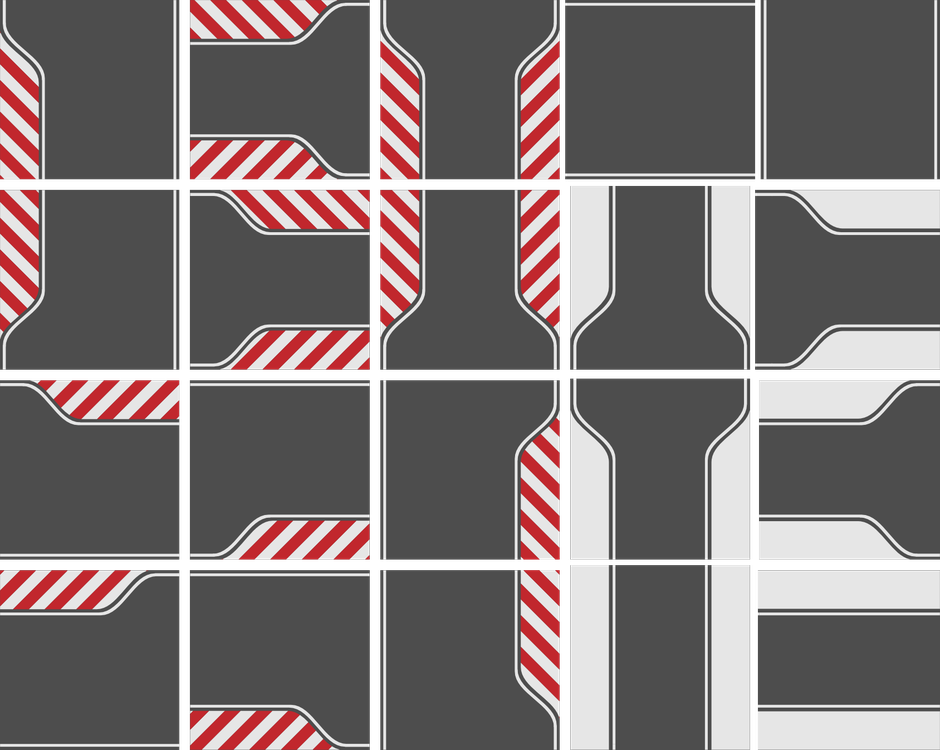
#> input picture ressources/roads.png, 940 x 750 px, shrunk from 1688 x 1347 before the run
$ python imgbinaryalpha.py ../ressources/roads.png
#> lines starting #> are read from the running program, lines starting #| are printed output that depends on the picture; after the words box and inside, x2 and y2 are one past the last pixel; in counts of white or black regions, pixels touching at a corner belong together
#!/usr/bin/env python2
from PIL import Image
import sys

for imgpath in sys.argv[1:]:  # prend le 1er arguments comme fichier
	img = Image.open(imgpath) #charge l'image
#> img is the input picture: PIL image 940x750 RGBA; mean R, G, B, A 107.9, 99.2, 99.5, 235.2
	img.load()
	alpha = img.split()[-1] # selectionne le canal alpha (transparance)
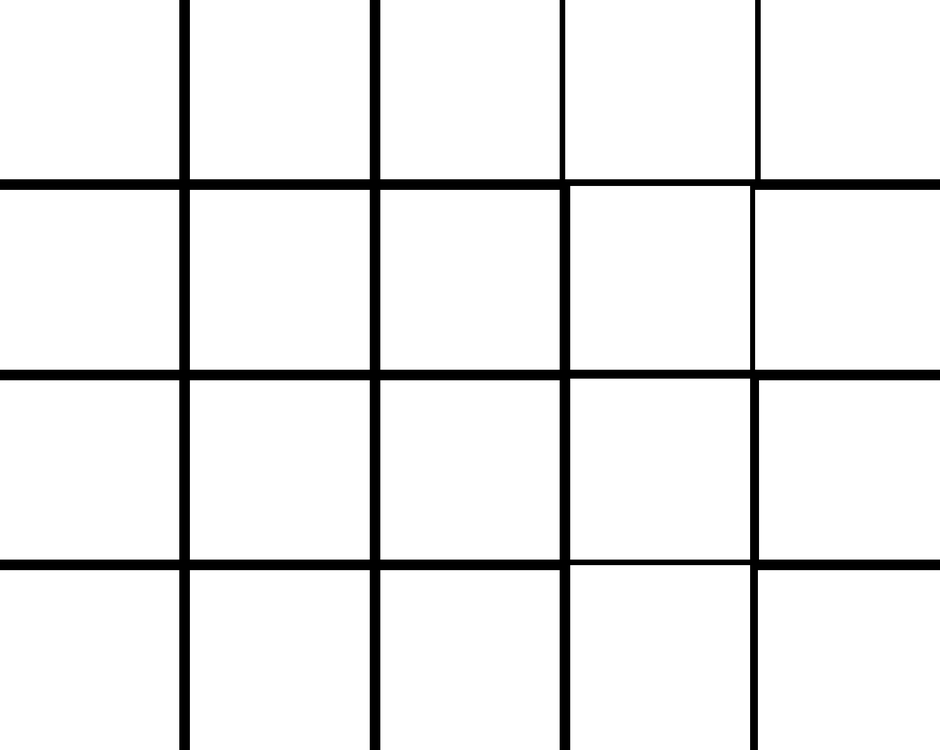
#> alpha: PIL image 940x750 L; min 0, max 255, mean 235.2
	alphadata = alpha.getdata() # retourne un tableau d'entier entre 0 et 0xFF (l'alpha de chaque pixels)
	alphadata = [pix if pix == 0 else 0xFF for pix in alphadata] # comprehension list : supprime l'alpha si il n'est pas entierement transparent
#> alphadata = 705000 items
	alpha.putdata(alphadata)
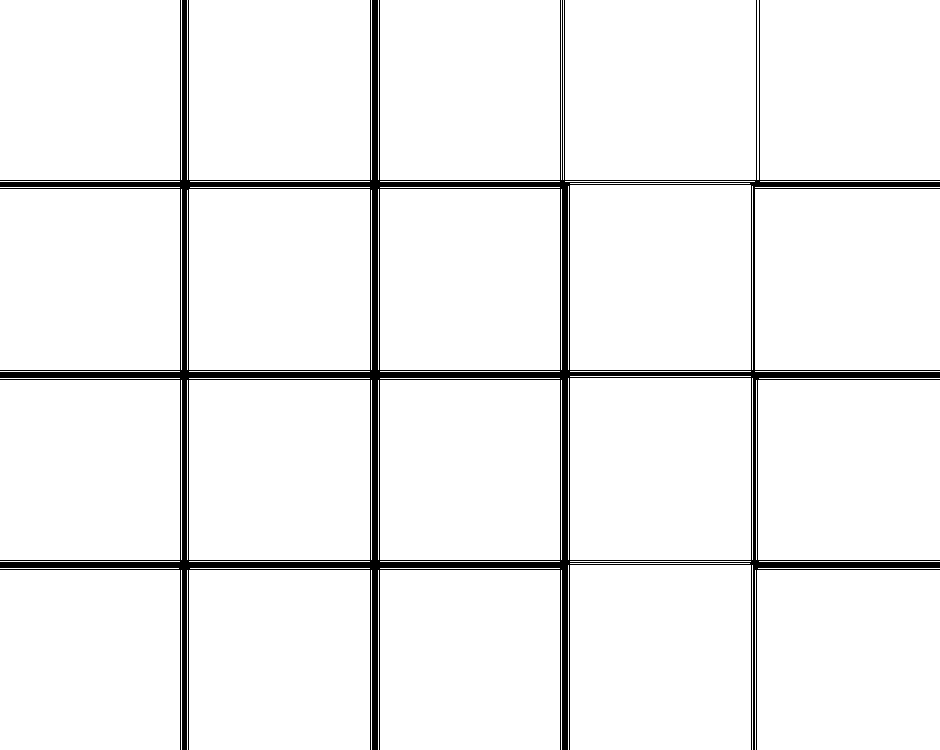
#> alpha: PIL image 940x750 L; 94.6% white; 1 black region, box (x1, y1, x2, y2) and area: (0, 0, 940, 750) 38028
	img.putalpha(alpha)
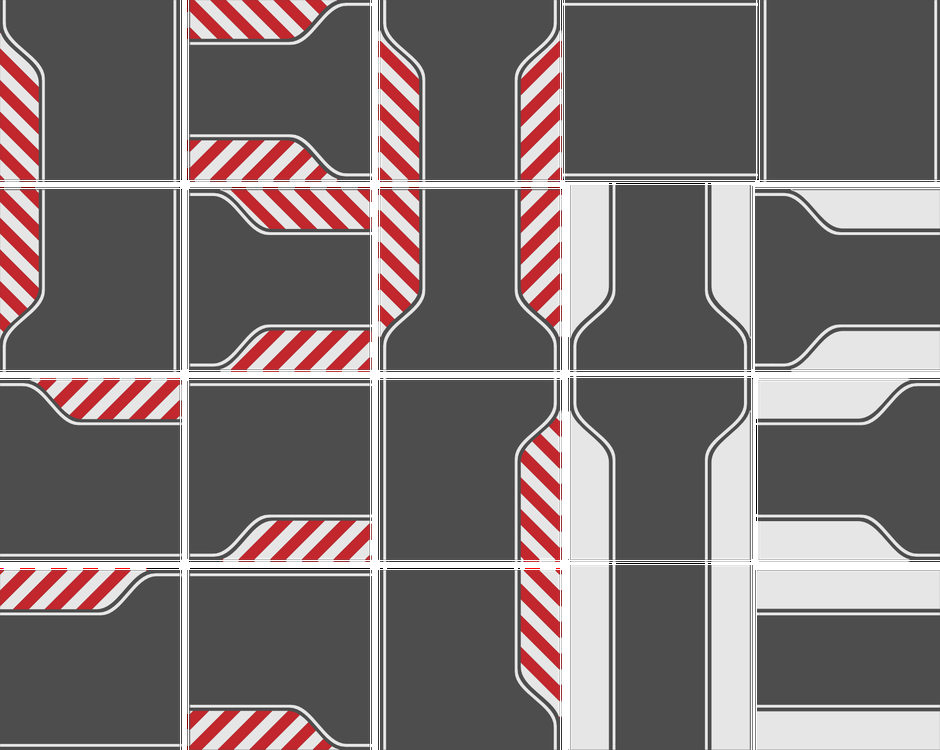
#> img: PIL image 940x750 RGBA; mean R, G, B, A 107.9, 99.2, 99.5, 241.2; transparent parts drawn white

	with open(imgpath+'binaryalpha.png', "wb") as out: # ouverture du fichier de sortie
		img.save(out) # sauvegarde

$ run again, on ressources/tourn - Copie.png
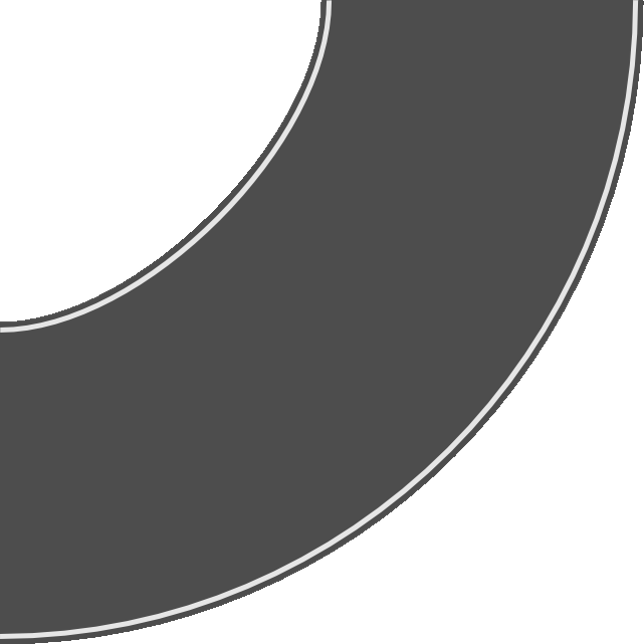
#> input picture ressources/tourn - Copie.png, 644 x 644 px
#> img is the input picture: PIL image 644x644 RGBA; mean R, G, B, A 49.7, 49.7, 49.7, 154.2
#> `alpha = img.split()[-1]`:
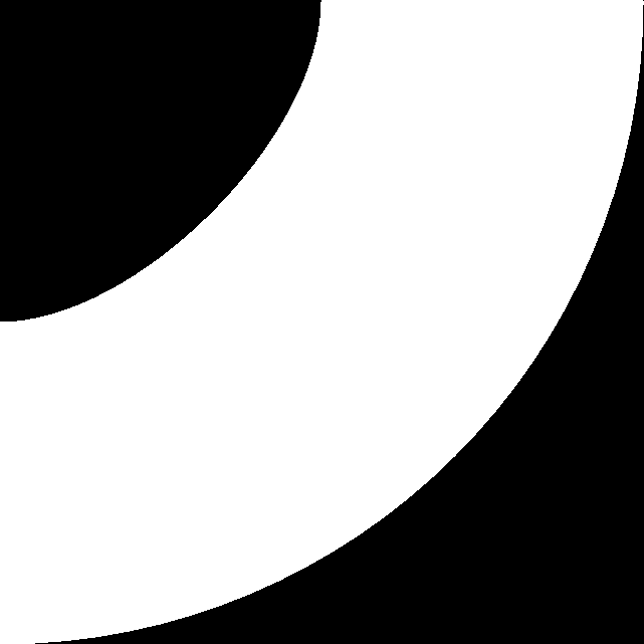
#> alpha: PIL image 644x644 L; min 0, max 255, mean 154.2
#> alphadata = 414736 items
#> `alpha.putdata(alphadata)`:
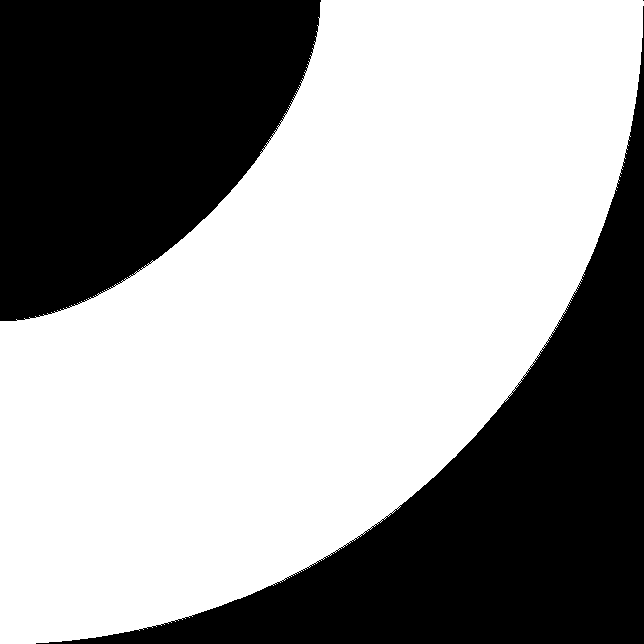
#> alpha: PIL image 644x644 L; 60.7% white; 3 black regions (1 under 20 px), largest, box (x1, y1, x2, y2) and area: (36, 6, 644, 644) 88245, (0, 0, 321, 321) 74857
